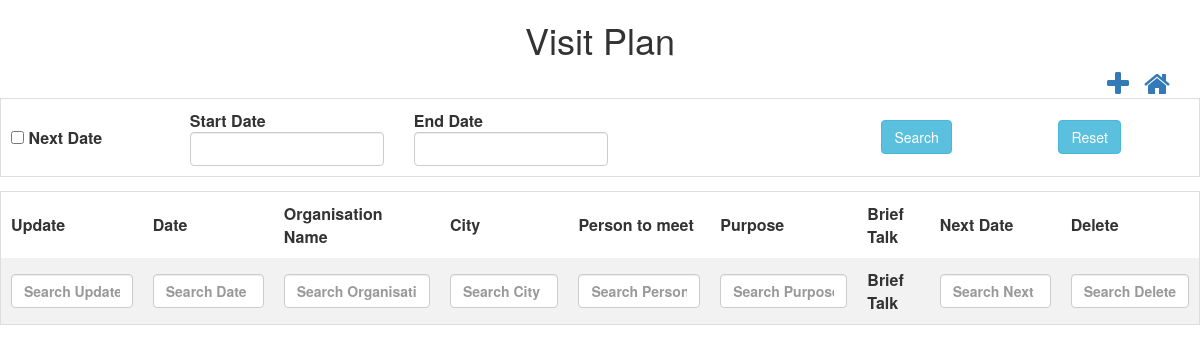
Before: /controllers/visitPlan.php (signed in) with the older database file.
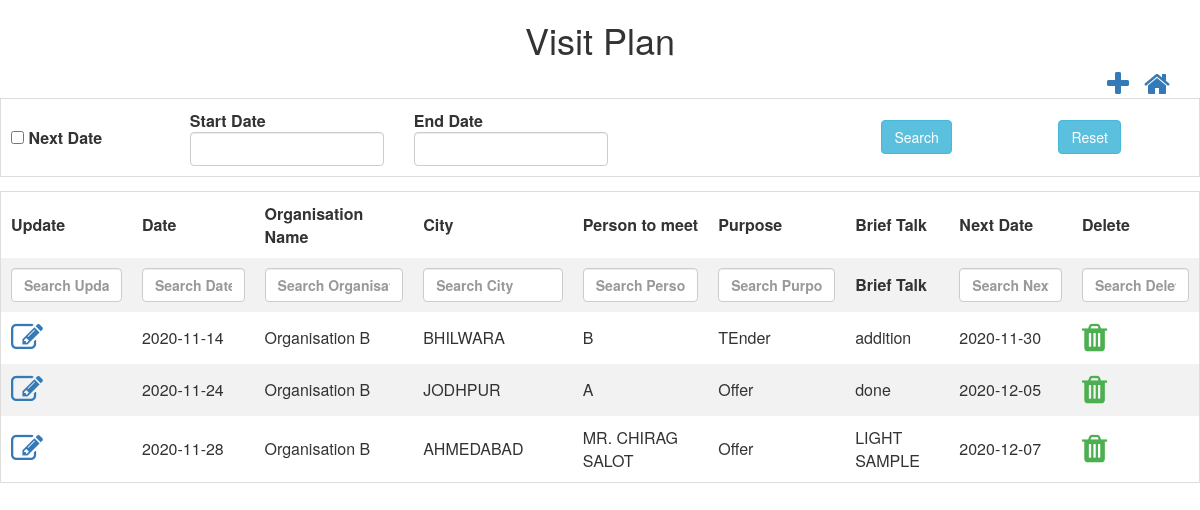
After: the same page with the newer database file.
### tables this page shows
CREATE TABLE `tbl_visitplan` (
  `nid` int(10) NOT NULL,
  `ninternal_id` int(10) NOT NULL,
  `nvisit_plan_id` int(10) NOT NULL,
  `ddate` date NOT NULL,
  `norg_id` int(10) NOT NULL,
  `ccity` varchar(50) NOT NULL,
  `nperson_to_meet_id` int(10) NOT NULL,
  `npurpose_id` int(10) NOT NULL,
  `tbriefTalk` text NOT NULL,
  `dnext_date` date NOT NULL,
  `isAvailable` bit(1) NOT NULL,
  `isActive` bit(1) NOT NULL,
  `dcreated_date` datetime NOT NULL,
  `dupdated_date` datetime NOT NULL
);

CREATE TABLE `tbl_organisation` (
  `nid` int(10) NOT NULL,
  `norg_id` int(10) NOT NULL,
  `corg_name` varchar(50) NOT NULL,
  `corg_address` varchar(50) NOT NULL,
  `corg_city` varchar(50) NOT NULL,
  `corg_state` varchar(50) NOT NULL,
  `corg_country` varchar(50) NOT NULL,
  `corg_mobileNumber` varchar(10) NOT NULL,
  `corg_emailId` varchar(50) NOT NULL,
  `norg_segment_id` int(10) NOT NULL,
  `isActive` bit(1) NOT NULL,
  `isAvailable` bit(1) NOT NULL,
  `dcreated_date` datetime NOT NULL,
  `dupdated_date` datetime NOT NULL,
  `ninternal_id` int(11) DEFAULT NULL
);

CREATE TABLE `tbl_contactperson` (
  `nid` int(10) NOT NULL,
  `ncontact_person_id` int(10) NOT NULL,
  `cperson_name` varchar(50) NOT NULL,
  `ndept_id` int(10) NOT NULL,
  `cmobile_number` varchar(50) NOT NULL,
  `cphone_number` varchar(50) NOT NULL,
  `cemail_id` varchar(50) NOT NULL,
  `norg_id` int(10) NOT NULL,
  `isActive` bit(1) NOT NULL,
  `isAvailable` bit(1) NOT NULL,
  `dcreated_date` datetime NOT NULL,
  `dupdated_date` datetime NOT NULL,
  `ninternal_id` int(11) DEFAULT NULL
);

CREATE TABLE `tbl_purpose` (
  `nid` int(10) NOT NULL,
  `npurpose_id` int(10) NOT NULL,
  `cpurpose_name` varchar(50) NOT NULL,
  `isActive` bit(1) NOT NULL,
  `isAvailable` bit(1) NOT NULL,
  `dcreated_date` datetime NOT NULL,
  `dupdated_date` datetime NOT NULL,
  `ninternal_id` int(11) DEFAULT NULL
);

### controllers/visitPlan.php (the view, shortened to what this page needs)
<html>
<head>
    <link rel="stylesheet" href="../css/theme.css">
    <link rel="stylesheet" href="https://cdn.datatables.net/1.10.22/css/jquery.dataTables.min.css">
    <link rel="stylesheet" href="https://cdnjs.cloudflare.com/ajax/libs/font-awesome/4.7.0/css/font-awesome.min.css">
    <link rel="stylesheet" href="https://maxcdn.bootstrapcdn.com/bootstrap/3.4.1/css/bootstrap.min.css">
    <link rel="stylesheet" href="https://cdnjs.cloudflare.com/ajax/libs/bootstrap-datepicker/1.6.4/css/bootstrap-datepicker.css" />
</head>
<h1>Visit Plan</h1>
<div class="container">
    <a style="float:right;margin-left: 15px;" href="../dashboard.php"><i class="fa fa-home fa-2x"></i></a>
    <a style="float:right" href="#visit_plan_modal" data-toggle="modal" id='add' data-id="1"><i class="fa fa-plus fa-2x"
                                                                                               aria-hidden="true"></i></a>
</div>
<?php
$conn = OpenCon();
$sql = "SELECT v.ninternal_id,v.nvisit_plan_id,v.ddate,v.norg_id,v.ccity,v.nperson_to_meet_id,v.npurpose_id,v.tbriefTalk,
v.dnext_date,v.isAvailable,
c.cperson_name,c.ncontact_person_id,
p.cpurpose_name,p.npurpose_id ,
o.corg_name,o.norg_id
from tbl_visitplan As v
JOIN tbl_purpose AS p
ON v.npurpose_id=p.npurpose_id
JOIN tbl_contactperson AS c
ON v.nperson_to_meet_id=c.ncontact_person_id
JOIN tbl_organisation AS o
ON o.norg_id=v.norg_id
where v.isAvailable=1";
$retval = mysqli_query($conn, $sql);
echo "
<form id='dateForm' method='post'>
<table>
<tr>
        <td><input type='checkbox' id='nextDateCheckbox' name='nextDateCheckbox' unchecked> <b>Next Date</b></td>
        <td><div class='input-daterange'>
            <div class='col-md-4'>
                <b>Start Date</b><input type='text' name='start_date' id='start_date' class='form-control' />
            </div>
            <div class='col-md-4'>
                <b>End Date</b><input type='text' name='end_date' id='end_date' class='form-control' />
            </div>
        </div></td>
     <td>   <div class='col-md-4'>
            <input type='submit' name='search' id='search' value='Search' class='btn btn-info' />
        </div></td>
       <td> <div class='col-md-4'>
            <input type='reset' name='reset' onclick='resetDateForm()' value='Reset' class='btn btn-info' />
        </div></td>
        </tr>
   </table>
    </form>";
echo "<table id='visitPlanTable'  name='visitPlanTable' >
            <thead>
            <tr>
            <th style='display:none;'>INTERNAL ID</th>
            <th style='display:none;'>VISIT PLAN ID</th>
            <th>Update</th>
            <th>Date</th>
            <th>Organisation Name</th>
            <th>City</th>
            <th>Person to meet</th>
            <th>Purpose</th>
            <th>Brief Talk</th>
            <th>Next Date</th>
            <th>Delete</th>
            </tr>
            </thead>
                   <tbody>
            ";
while ($row = mysqli_fetch_array($retval, MYSQLI_ASSOC)) {
    echo "<tr>";
    echo "<td ><a  href='#visit_plan_modal' data-toggle='modal' class='updateClass' data-id='2'><i class='fa fa-edit fa-2x'></i></a></td>";
    echo "<td>" . $row['ddate'] . "</td>";
    echo "<td>" . $row['corg_name'] . "</td>";
    echo "<td>" . $row['ccity'] . "</td>";
    echo "<td>" . $row['cperson_name'] . "</td>";
    echo "<td>" . $row['cpurpose_name'] . "</td>";
    echo "<td>" . $row['tbriefTalk'] . "</td>";
    echo "<td>" . $row['dnext_date'] . "</td>";
    echo "<td class='action-delete'><i class='fa fa-trash fa-2x' style='color:#4caf50;'</i></td>";
    echo "</tr>";
}
echo "</tbody></table>";
?>
</html>

Changed rows visible on the page:
added tbl_visitplan: ddate "2020-11-14", tbl_organisation.corg_name "Organisation B", ccity "BHILWARA", tbl_contactperson.cperson_name "B", tbl_purpose.cpurpose_name "TEnder", tbriefTalk "addition", dnext_date "2020-11-30"
added tbl_visitplan: ddate "2020-11-24", tbl_organisation.corg_name "Organisation B", ccity "JODHPUR", tbl_contactperson.cperson_name "A", tbl_purpose.cpurpose_name "Offer", tbriefTalk "done", dnext_date "2020-12-05"
added tbl_visitplan: ddate "2020-11-28", tbl_organisation.corg_name "Organisation B", ccity "AHMEDABAD", tbl_contactperson.cperson_name "MR. CHIRAG SALOT", tbl_purpose.cpurpose_name "Offer", tbriefTalk "LIGHT SAMPLE", dnext_date "2020-12-07"
